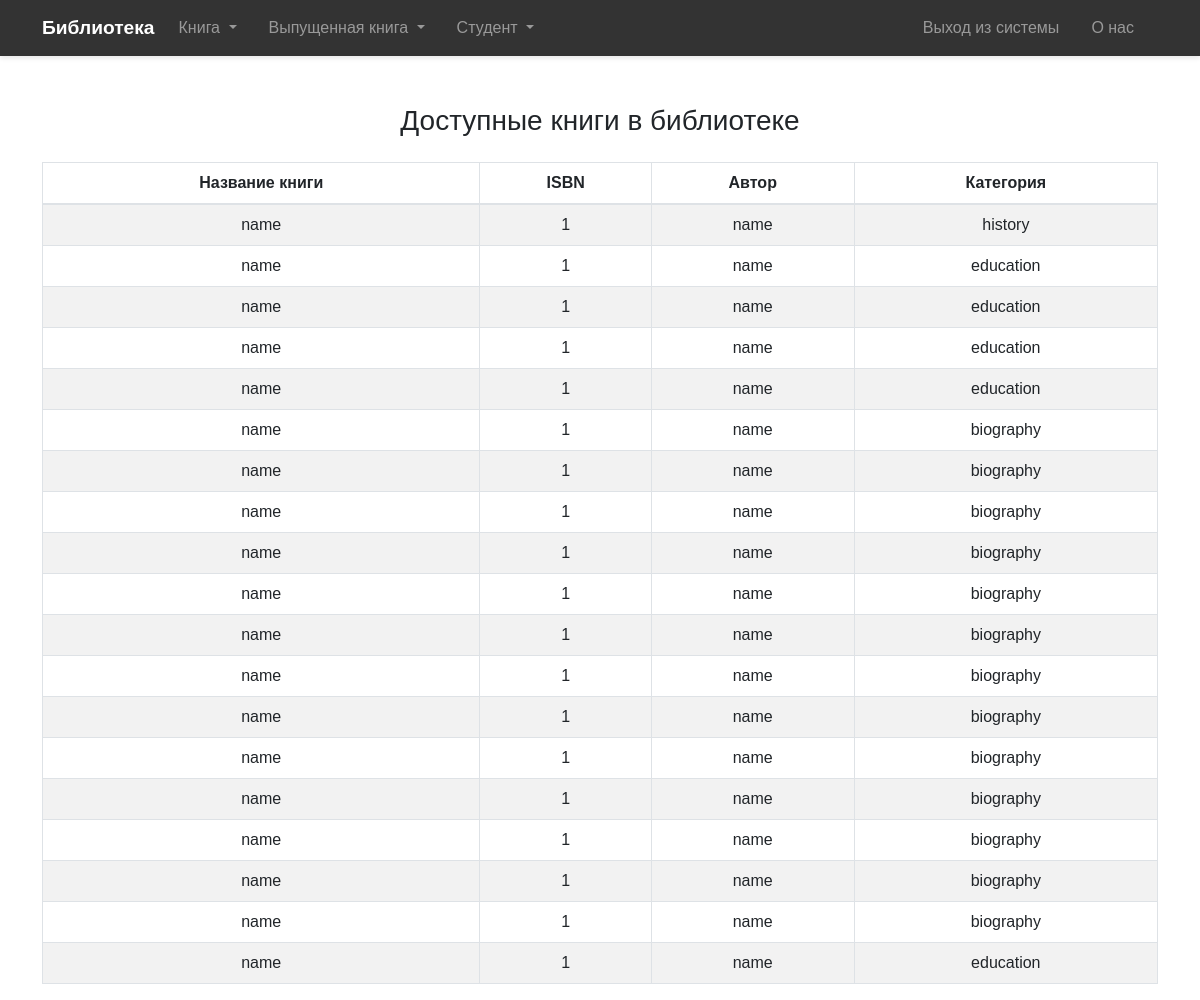
Before: /viewbook (signed in) with the older database file.
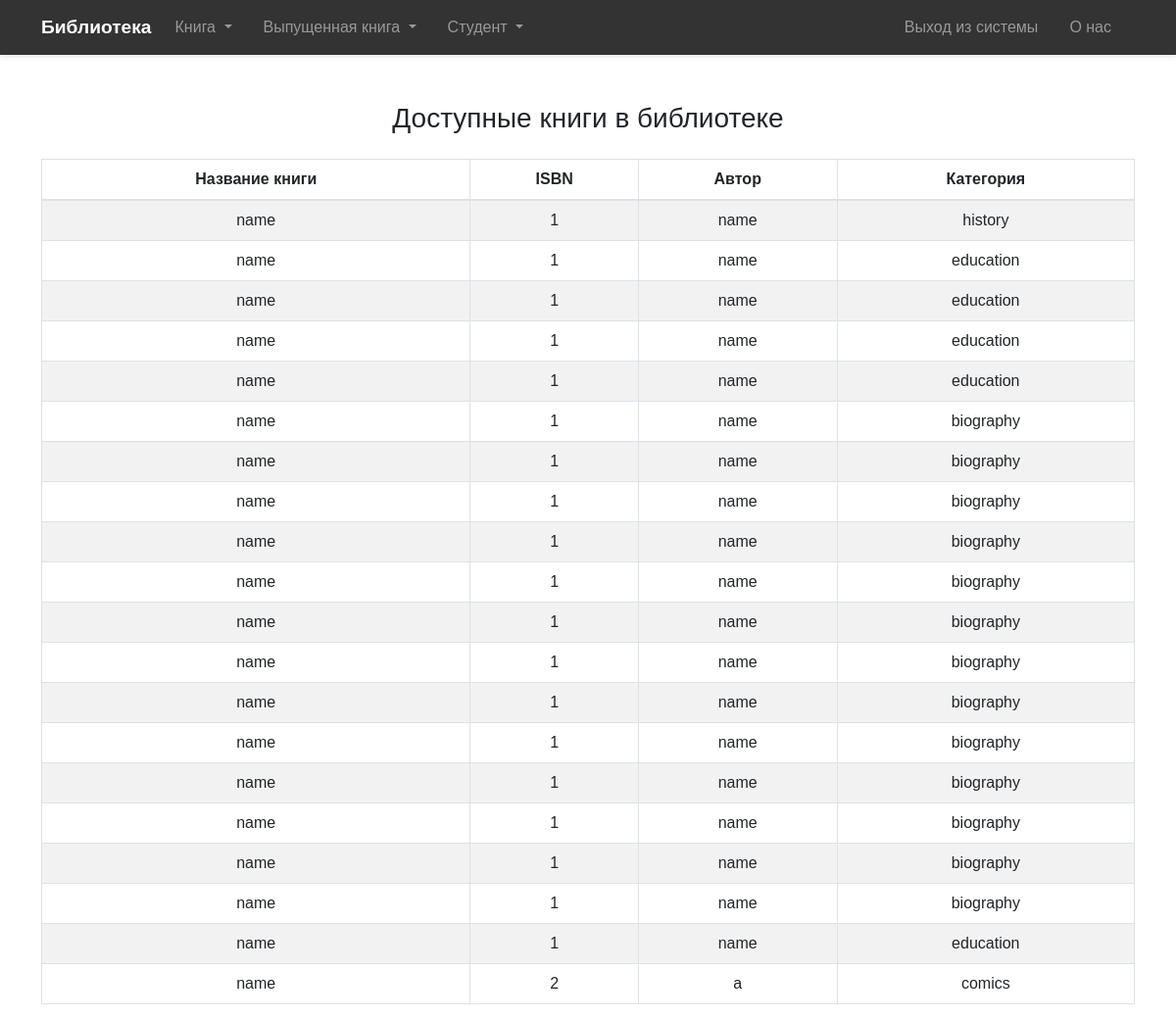
After: the same page with the newer database file.
### library/models.py (models this page shows, shortened)
class Book(models.Model):
    catchoice= [
        ('education', 'Education'),
        ('entertainment', 'Entertainment'),
        ('comics', 'Comics'),
        ('biography', 'Biographie'),
        ('history', 'History'),
        ('roman', 'Roman'),
        ]
    name=models.CharField(max_length=30)
    isbn=models.PositiveIntegerField()
    author=models.CharField(max_length=40)
    category=models.CharField(max_length=30,choices=catchoice,default='education')
    class Meta:
        verbose_name = 'Книга'
        verbose_name_plural = 'Книги'

### library/views.py (the view)
# urls.py: path('viewbook', views.viewbook_view),
@login_required(login_url='adminlogin')
@user_passes_test(is_admin)
def viewbook_view(request):
    books=models.Book.objects.all()
    return render(request,'library/viewbook.html',{'books':books})

### library/views.py (called while the page is built)
def is_admin(user):
    return user.groups.filter(name='ADMIN').exists()

### templates/library/viewbook.html (shortened to what this page needs)
{% load static %}
<!DOCTYPE html>
<html lang="ru">
<head>
    <link rel="stylesheet" href="https://stackpath.bootstrapcdn.com/bootstrap/4.3.1/css/bootstrap.min.css">
    <link rel="stylesheet" href="https://cdnjs.cloudflare.com/ajax/libs/animate.css/4.1.1/animate.min.css"/>
</head>
<body>
    {% include "library/navbaradmin.html" %}
    <div class="container mt-5">
        <h3 class="text-center mb-4 animate__animated animate__fadeInUp">Доступные книги в библиотеке</h3>
        {% if books %}
            <table class="table table-bordered table-striped animate__animated animate__fadeInUp">
                <thead>
                    <tr>
                        <th>Название книги</th>
                        <th>ISBN</th>
                        <th>Автор</th>
                        <th>Категория</th>
                    </tr>
                </thead>
                <tbody>
                    {% for book in books %}
                        <tr>
                            <td>{{ book.name }}</td>
                            <td>{{ book.isbn }}</td>
                            <td>{{ book.author }}</td>
                            <td>{{ book.category }}</td>
                        </tr>
                    {% endfor %}
                </tbody>
            </table>
        {% else %}
            <div class="alert alert-info text-center animate__animated animate__fadeInUp">В библиотеке нет книг.</div>
        {% endif %}
    </div>
</body>
</html>

### templates/library/navbaradmin.html (shortened to what this page needs)
<!DOCTYPE html>
{% load static %}
<html lang="ru">
<head>
<link href="https://cdn.jsdelivr.net/npm/bootstrap@5.3.0/dist/css/bootstrap.min.css" rel="stylesheet">
<link rel="stylesheet" href="https://cdnjs.cloudflare.com/ajax/libs/font-awesome/6.0.0/css/all.min.css" />
</head>
<body>
<nav class="navbar navbar-expand-lg navbar-dark">
  <div class="container">
    <a class="navbar-brand" href="/">Библиотека</a>
    <div class="collapse navbar-collapse" id="navbarNav">
      <ul class="navbar-nav me-auto mb-2 mb-lg-0">
        <li class="nav-item dropdown">
          <a class="nav-link dropdown-toggle" href="#" id="navbarDropdown" role="button" data-bs-toggle="dropdown" aria-expanded="false">
            Книга
          </a>
        </li>
        <li class="nav-item dropdown">
          <a class="nav-link dropdown-toggle" href="#" id="navbarDropdown" role="button" data-bs-toggle="dropdown" aria-expanded="false">
            Выпущенная книга
          </a>
        </li>
        <li class="nav-item dropdown">
          <a class="nav-link dropdown-toggle" href="#" id="navbarDropdown" role="button" data-bs-toggle="dropdown" aria-expanded="false">
            Студент
          </a>
        </li>
      </ul>
      <ul class="navbar-nav">
          <li class="nav-item">
            <a class="nav-link" href="/logout">Выход из системы</a>
          </li>
          <li class="nav-item">
            <a class="nav-link" href="/aboutus">О нас</a>
          </li>
      </ul>
    </div>
  </div>
</nav>
</body>
</html>

### templates/library/viewbook.html (style rules this page uses)
body { font-family: 'Playfair Display', serif; background-color: #f8f9fa; }
.table { border-collapse: collapse; width: 100%; margin-bottom: 2rem; }
.table th, .table td { border: 1px solid #dee2e6; padding: 0.75rem; text-align: center; vertical-align: middle; }
.table th { background-color: #337ab7; color: white; font-weight: bold; }
.table-striped tbody tr:nth-of-type(odd) { background-color: #f2f2f2; }
.animate__animated.animate__fadeInUp { animation: fadeInUp 1s ease; }

### templates/library/navbaradmin.html (style rules this page uses)
body { font-family: 'Arial', sans-serif; }
.navbar { background-color: #333; box-shadow: 0 2px 5px rgba(0, 0, 0, 0.1); }
.navbar-brand { font-weight: bold; font-size: 1.2rem; }
.nav-link { color: #fff; }
.navbar-nav .nav-item { margin-right: 1rem; }

Changed rows visible on the page:
added Book: name "name", isbn "2", author "а", category "comics"
